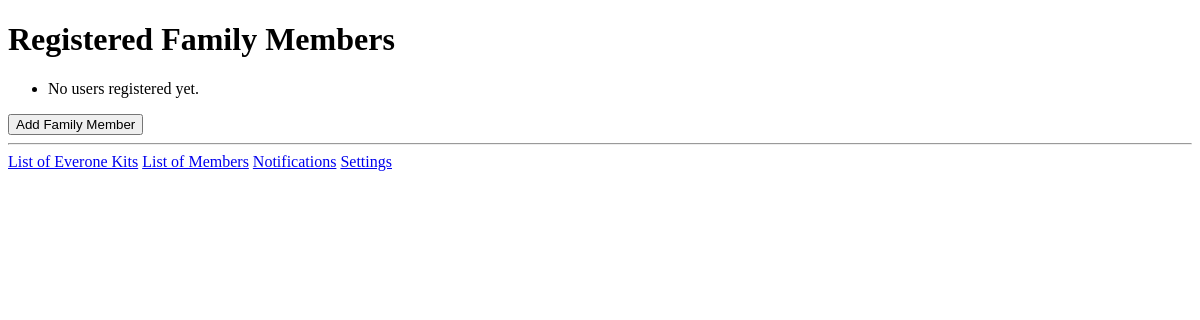
Before: /manage_users/ with the older database file.
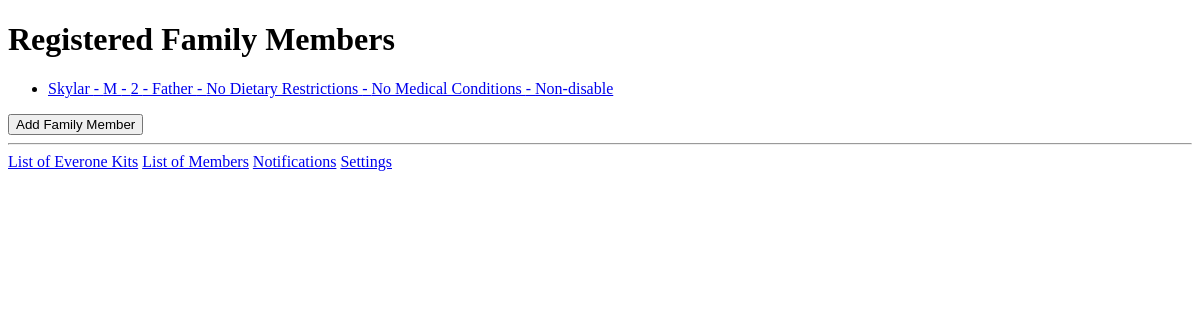
After: the same page with the newer database file.
### managerkit/models.py (models this page shows, shortened)
class User(models.Model):
    MALE = 'M'
    FEMALE = 'F'
    NONBINARY = 'N'
    TRANS = 'T'
    OTHER = 'O'
    SEX_CHOICES = [
        (MALE, 'Male'),
        (FEMALE, 'Female'),
        (NONBINARY, 'Non-binary'),
        (TRANS, 'Trans'),
        (OTHER, 'Other'),
    ]
    RELATIONSHIP_CHOICES = [
        ('Father', 'Father'),
        ('Mother', 'Mother'),
        ('Husband', 'Husband'),
        ('Wife', 'Wife'),
        ('Son', 'Son'),
        ('Daughter', 'Daughter'),
        ('Brother', 'Brother'),
        ('Sister', 'Sister'),
        ('Cousin (male)', 'Cousin (male)'),
        ('Cousin (female)', 'Cousin (female)'),
        ('Nephew', 'Nephew'),
        ('Niece', 'Niece'),
        ('Grandfather', 'Grandfather'),
        ('Grandmother', 'Grandmother'),
        ('Grandson', 'Grandson'),
        ('Granddaughter', 'Granddaugher'),
        ('Other', 'Other'),
    ]
    DIETARY_RESTRICTION_CHOICES = [
        ('No Dietary Restrictions', 'No Restrictions'),
        ('FODMAP', 'FODMAP'),
        ('Gluten Free', 'Gluten Free'),
        ('Lactose Free', 'Lactose Free'),
        ('Nut Free', 'Nut Free'),
        ('Vegan', 'Vegan'),
        ('Vegetarian', 'Vegetarian'),
        ('Other', 'Other'),
    ]
    MEDICAL_CONDITIONS_CHOICES = [
        ('No Medical Conditions', 'No Conditions'),
        ('Asthma', 'Asthma'),
        ('Diabetes', 'Diabetes'),
        ('Hypertension', 'Hypertension'),
        ('Allergies', 'Allergies'),
        ('Other', 'Other'),
    ]
    DISABILITY_CHOICES = [
        ('Disable', 'Disable'),
        ('Non-disable', 'Non-disable'),
    ]
    name = models.CharField(max_length=100, null=False, blank=False)
    email = models.EmailField(max_length=254, null=False, blank=False)
    sex = models.CharField(max_length=1, choices=SEX_CHOICES, null=False, blank=False)
    age = models.PositiveIntegerField(validators=[MaxValueValidator(99, message=_("Age must be below 100"))], null=False, blank=False)
    relationship = models.TextField(choices=RELATIONSHIP_CHOICES, null=False, blank=False)
    dietary_restrictions = models.TextField(choices=DIETARY_RESTRICTION_CHOICES, null=False, blank=False)
    medical_conditions = models.TextField(choices=MEDICAL_CONDITIONS_CHOICES, null=False, blank=False)
    disability = models.TextField(choices=DISABILITY_CHOICES, null=False, blank=False)

### managerkit/views.py (the view)
# urls.py: path('manage_users/', views.manage_users, name='manage_users'),
def manage_users(request):
    users = User.objects.all()
    return render(request, 'manage_users.html', {'users': users})

### managerkit/templates/manage_users.html (shortened to what this page needs)
<!DOCTYPE html>
<html lang="en">
<head>
</head>
<body>
    <h1>Registered Family Members</h1>
    <ul>
        {% for user in users %}
            <li> <a href="{% url 'user_detail' user.id %}">{{ user.name }} - {{ user.sex }} - {{ user.age }} - {{ user.relationship }} -
                {{ user.dietary_restrictions }} - {{ user.medical_conditions }} - {{ user.disability }}</li>
        {% empty %}
            <li>No users registered yet.</li>
        {% endfor %}
    </ul>
    <a href="{% url 'register' %}"><button type="button">Add Family Member</button></a>
    <hr>
    <a href="{% url 'home' %}">List of Everone Kits</a>
    <a href="{% url 'manage_users' %}">List of Members</a>
    <a href="{% url 'notifications' %}">Notifications</a>
    <a href="{% url 'settings' %}">Settings</a>
</body>
</html>

Changed rows visible on the page:
added User: name "Skylar", sex "M", age "2", relationship "Father", dietary_restrictions "No Dietary Restrictions", medical_conditions "No Medical Conditions", disability "Non-disable"
Other visible differences:
text no longer shown: "No users registered yet."
